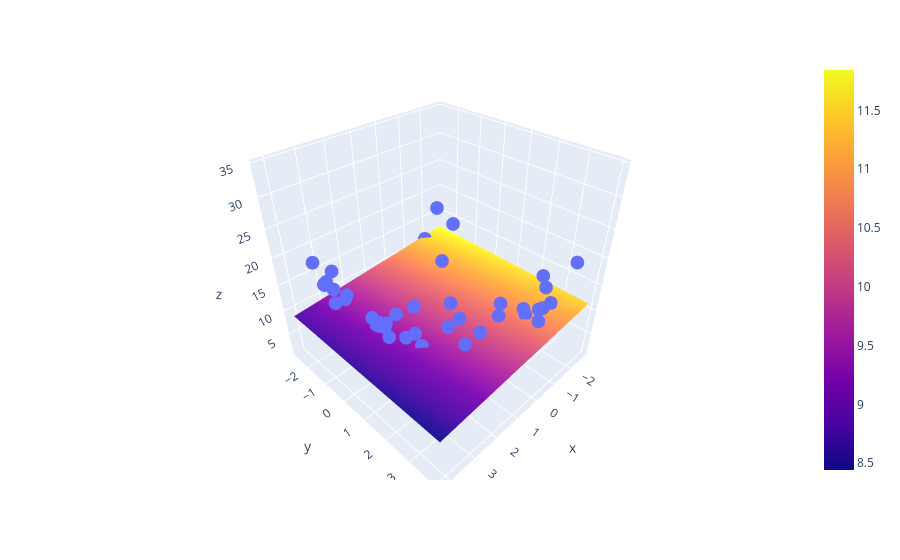

Notebook code cell kept with this figure:
### Code cell
import plotly.graph_objects as go

fig = px.scatter_3d(df, x=x.ravel(), y=y.ravel(), z=z.ravel())
fig.add_trace(go.Surface(x = x_input, y = y_input, z =z_final ))

fig.show() # underfitting
